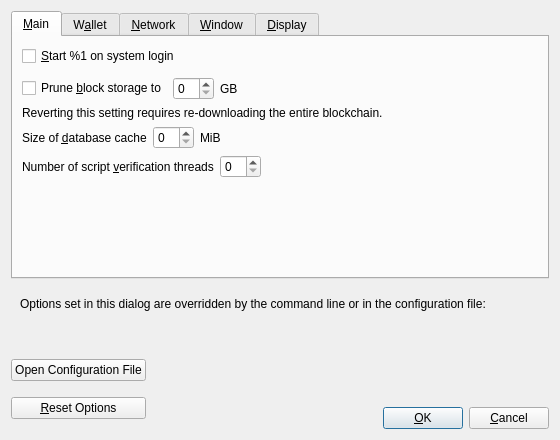
<?xml version="1.0" encoding="UTF-8"?>
<ui version="4.0">
 <class>OptionsDialog</class>
 <widget class="QDialog" name="OptionsDialog">
  <property name="geometry">
   <rect>
    <x>0</x>
    <y>0</y>
    <width>560</width>
    <height>440</height>
   </rect>
  </property>
  <property name="windowTitle">
   <string>Options</string>
  </property>
  <property name="modal">
   <bool>true</bool>
  </property>
  <layout class="QVBoxLayout" name="verticalLayout">
   <item>
    <widget class="QTabWidget" name="tabWidget">
     <property name="currentIndex">
      <number>0</number>
     </property>
     <widget class="QWidget" name="tabMain">
      <attribute name="title">
       <string>&amp;Main</string>
      </attribute>
      <layout class="QVBoxLayout" name="verticalLayout_Main">
       <item>
        <widget class="QCheckBox" name="bitcoinAtStartup">
         <property name="toolTip">
          <string>Automatically start %1 after logging in to the system.</string>
         </property>
         <property name="text">
          <string>&amp;Start %1 on system login</string>
         </property>
        </widget>
       </item>
       <item>
        <spacer name="horizontalSpacer_0_Main">
         <property name="orientation">
          <enum>Qt::Horizontal</enum>
         </property>
         <property name="sizeHint" stdset="0">
          <size>
           <width>40</width>
           <height>5</height>
          </size>
         </property>
        </spacer>
       </item>
       <item>
       <layout class="QHBoxLayout" name="horizontalLayout_Main_Prune">
        <item>
         <widget class="QCheckBox" name="prune">
          <property name="toolTip">
           <string>Disables some advanced features but all blocks will still be fully validated. Reverting this setting requires re-downloading the entire blockchain. Actual disk usage may be somewhat higher.</string>
          </property>
          <property name="text">
           <string>Prune &amp;block storage to</string>
          </property>
         </widget>
        </item>
        <item>
         <widget class="QSpinBox" name="pruneSize"/>
        </item>
         <item>
          <widget class="QLabel" name="pruneSizeUnitLabel">
           <property name="text">
            <string>GB</string>
           </property>
           <property name="textFormat">
            <enum>Qt::PlainText</enum>
           </property>
          </widget>
         </item>
         <item>
          <spacer name="horizontalSpacer_Main_Prune">
           <property name="orientation">
            <enum>Qt::Horizontal</enum>
           </property>
           <property name="sizeHint" stdset="0">
            <size>
             <width>40</width>
             <height>20</height>
            </size>
           </property>
          </spacer>
         </item>
        </layout>
       </item>
       <item>
        <widget class="QLabel" name="pruneWarning">
         <property name="text">
          <string>Reverting this setting requires re-downloading the entire blockchain.</string>
         </property>
         <property name="textFormat">
          <enum>Qt::PlainText</enum>
         </property>
        </widget>
       </item>
       <item>
        <layout class="QHBoxLayout" name="horizontalLayout_2_Main">
         <item>
          <widget class="QLabel" name="databaseCacheLabel">
           <property name="text">
            <string>Size of &amp;database cache</string>
           </property>
           <property name="textFormat">
            <enum>Qt::PlainText</enum>
           </property>
           <property name="buddy">
            <cstring>databaseCache</cstring>
           </property>
          </widget>
         </item>
         <item>
          <widget class="QSpinBox" name="databaseCache"/>
         </item>
         <item>
          <widget class="QLabel" name="databaseCacheUnitLabel">
           <property name="text">
            <string>MiB</string>
           </property>
           <property name="textFormat">
            <enum>Qt::PlainText</enum>
           </property>
          </widget>
         </item>
         <item>
          <spacer name="horizontalSpacer_2_Main">
           <property name="orientation">
            <enum>Qt::Horizontal</enum>
           </property>
           <property name="sizeHint" stdset="0">
            <size>
             <width>40</width>
             <height>20</height>
            </size>
           </property>
          </spacer>
         </item>
        </layout>
       </item>
       <item>
        <layout class="QHBoxLayout" name="horizontalLayout_Main_VerifyLabel">
         <item>
          <widget class="QLabel" name="threadsScriptVerifLabel">
           <property name="text">
            <string>Number of script &amp;verification threads</string>
           </property>
           <property name="textFormat">
            <enum>Qt::PlainText</enum>
           </property>
           <property name="buddy">
            <cstring>threadsScriptVerif</cstring>
           </property>
          </widget>
         </item>
         <item>
          <widget class="QSpinBox" name="threadsScriptVerif">
           <property name="toolTip">
            <string>(0 = auto, &lt;0 = leave that many cores free)</string>
           </property>
          </widget>
         </item>
         <item>
          <spacer name="horizontalSpacer_Main_Threads">
           <property name="orientation">
            <enum>Qt::Horizontal</enum>
           </property>
           <property name="sizeHint" stdset="0">
            <size>
             <width>40</width>
             <height>20</height>
            </size>
           </property>
          </spacer>
         </item>
        </layout>
       </item>
       <item>
        <spacer name="verticalSpacer_Main">
         <property name="orientation">
          <enum>Qt::Vertical</enum>
         </property>
         <property name="sizeHint" stdset="0">
          <size>
           <width>20</width>
           <height>40</height>
          </size>
         </property>
        </spacer>
       </item>
      </layout>
     </widget>
     <widget class="QWidget" name="tabWallet">
      <attribute name="title">
       <string>W&amp;allet</string>
      </attribute>
      <layout class="QVBoxLayout" name="verticalLayout_Wallet">
       <item>
        <widget class="QGroupBox" name="groupBox">
         <property name="title">
          <string>Expert</string>
         </property>
         <layout class="QVBoxLayout" name="verticalLayout_2">
          <item>
           <widget class="QCheckBox" name="coinControlFeatures">
            <property name="toolTip">
             <string>Whether to show coin control features or not.</string>
            </property>
            <property name="text">
             <string>Enable coin &amp;control features</string>
            </property>
           </widget>
          </item>
          <item>
           <widget class="QCheckBox" name="spendZeroConfChange">
            <property name="toolTip">
             <string>If you disable the spending of unconfirmed change, the change from a transaction cannot be used until that transaction has at least one confirmation. This also affects how your balance is computed.</string>
            </property>
            <property name="text">
             <string>&amp;Spend unconfirmed change</string>
            </property>
           </widget>
          </item>
         </layout>
        </widget>
       </item>
       <item>
        <spacer name="verticalSpacer_Wallet">
         <property name="orientation">
          <enum>Qt::Vertical</enum>
         </property>
         <property name="sizeHint" stdset="0">
          <size>
           <width>20</width>
           <height>40</height>
          </size>
         </property>
        </spacer>
       </item>
      </layout>
     </widget>
     <widget class="QWidget" name="tabNetwork">
      <attribute name="title">
       <string>&amp;Network</string>
      </attribute>
      <layout class="QVBoxLayout" name="verticalLayout_Network">
       <item>
        <widget class="QCheckBox" name="mapPortUpnp">
         <property name="toolTip">
          <string>Automatically open the Generalcoin client port on the router. This only works when your router supports UPnP and it is enabled.</string>
         </property>
         <property name="text">
          <string>Map port using &amp;UPnP</string>
         </property>
        </widget>
       </item>
       <item>
        <widget class="QCheckBox" name="allowIncoming">
         <property name="toolTip">
          <string>Accept connections from outside.</string>
         </property>
         <property name="text">
          <string>Allow incomin&amp;g connections</string>
         </property>
        </widget>
       </item>
       <item>
        <widget class="QCheckBox" name="connectSocks">
         <property name="toolTip">
          <string>Connect to the Generalcoin network through a SOCKS5 proxy.</string>
         </property>
         <property name="text">
          <string>&amp;Connect through SOCKS5 proxy (default proxy):</string>
         </property>
        </widget>
       </item>
       <item>
        <layout class="QHBoxLayout" name="horizontalLayout_1_Network">
         <item>
          <widget class="QLabel" name="proxyIpLabel">
           <property name="text">
            <string>Proxy &amp;IP:</string>
           </property>
           <property name="textFormat">
            <enum>Qt::PlainText</enum>
           </property>
           <property name="buddy">
            <cstring>proxyIp</cstring>
           </property>
          </widget>
         </item>
         <item>
          <widget class="QValidatedLineEdit" name="proxyIp">
           <property name="minimumSize">
            <size>
             <width>140</width>
             <height>0</height>
            </size>
           </property>
           <property name="maximumSize">
            <size>
             <width>140</width>
             <height>16777215</height>
            </size>
           </property>
           <property name="toolTip">
            <string>IP address of the proxy (e.g. IPv4: 127.0.0.1 / IPv6: ::1)</string>
           </property>
          </widget>
         </item>
         <item>
          <widget class="QLabel" name="proxyPortLabel">
           <property name="text">
            <string>&amp;Port:</string>
           </property>
           <property name="textFormat">
            <enum>Qt::PlainText</enum>
           </property>
           <property name="buddy">
            <cstring>proxyPort</cstring>
           </property>
          </widget>
         </item>
         <item>
          <widget class="QLineEdit" name="proxyPort">
           <property name="minimumSize">
            <size>
             <width>55</width>
             <height>0</height>
            </size>
           </property>
           <property name="maximumSize">
            <size>
             <width>55</width>
             <height>16777215</height>
            </size>
           </property>
           <property name="toolTip">
            <string>Port of the proxy (e.g. 9050)</string>
           </property>
          </widget>
         </item>
         <item>
          <spacer name="horizontalSpacer_1_Network">
           <property name="orientation">
            <enum>Qt::Horizontal</enum>
           </property>
           <property name="sizeHint" stdset="0">
            <size>
             <width>40</width>
             <height>20</height>
            </size>
           </property>
          </spacer>
         </item>
        </layout>
       </item>
       <item>
        <layout class="QHBoxLayout" name="horizontalLayout_2_Network">
         <item>
          <widget class="QLabel" name="proxyActiveNets">
           <property name="text">
            <string>Used for reaching peers via:</string>
           </property>
           <property name="textFormat">
            <enum>Qt::PlainText</enum>
           </property>
          </widget>
         </item>
         <item>
          <widget class="QCheckBox" name="proxyReachIPv4">
           <property name="enabled">
            <bool>false</bool>
           </property>
           <property name="toolTip">
            <string>Shows if the supplied default SOCKS5 proxy is used to reach peers via this network type.</string>
           </property>
           <property name="text">
            <string/>
           </property>
          </widget>
         </item>
         <item>
          <widget class="QLabel" name="proxyReachIPv4Label">
           <property name="text">
            <string>IPv4</string>
           </property>
           <property name="textFormat">
            <enum>Qt::PlainText</enum>
           </property>
          </widget>
         </item>
         <item>
          <widget class="QCheckBox" name="proxyReachIPv6">
           <property name="enabled">
            <bool>false</bool>
           </property>
           <property name="toolTip">
            <string>Shows if the supplied default SOCKS5 proxy is used to reach peers via this network type.</string>
           </property>
           <property name="text">
            <string/>
           </property>
          </widget>
         </item>
         <item>
          <widget class="QLabel" name="proxyReachIPv6Label">
           <property name="text">
            <string>IPv6</string>
           </property>
           <property name="textFormat">
            <enum>Qt::PlainText</enum>
           </property>
          </widget>
         </item>
         <item>
          <widget class="QCheckBox" name="proxyReachTor">
           <property name="enabled">
            <bool>false</bool>
           </property>
           <property name="toolTip">
            <string>Shows if the supplied default SOCKS5 proxy is used to reach peers via this network type.</string>
           </property>
           <property name="text">
            <string/>
           </property>
          </widget>
         </item>
         <item>
          <widget class="QLabel" name="proxyReachTorLabel">
           <property name="text">
            <string>Tor</string>
           </property>
           <property name="textFormat">
            <enum>Qt::PlainText</enum>
           </property>
          </widget>
         </item>
         <item>
          <spacer name="horizontalSpacer_2_Network">
           <property name="orientation">
            <enum>Qt::Horizontal</enum>
           </property>
           <property name="sizeHint" stdset="0">
            <size>
             <width>40</width>
             <height>20</height>
            </size>
           </property>
          </spacer>
         </item>
        </layout>
       </item>
       <item>
        <widget class="QCheckBox" name="connectSocksTor">
         <property name="toolTip">
          <string>Connect to the Generalcoin network through a separate SOCKS5 proxy for Tor hidden services.</string>
         </property>
         <property name="text">
          <string>Use separate SOCKS&amp;5 proxy to reach peers via Tor hidden services:</string>
         </property>
        </widget>
       </item>
       <item>
        <layout class="QHBoxLayout" name="horizontalLayout_3_Network">
         <item>
          <widget class="QLabel" name="proxyIpTorLabel">
           <property name="text">
            <string>Proxy &amp;IP:</string>
           </property>
           <property name="textFormat">
            <enum>Qt::PlainText</enum>
           </property>
           <property name="buddy">
            <cstring>proxyIpTor</cstring>
           </property>
          </widget>
         </item>
         <item>
          <widget class="QValidatedLineEdit" name="proxyIpTor">
           <property name="minimumSize">
            <size>
             <width>140</width>
             <height>0</height>
            </size>
           </property>
           <property name="maximumSize">
            <size>
             <width>140</width>
             <height>16777215</height>
            </size>
           </property>
           <property name="toolTip">
            <string>IP address of the proxy (e.g. IPv4: 127.0.0.1 / IPv6: ::1)</string>
           </property>
          </widget>
         </item>
         <item>
          <widget class="QLabel" name="proxyPortTorLabel">
           <property name="text">
            <string>&amp;Port:</string>
           </property>
           <property name="textFormat">
            <enum>Qt::PlainText</enum>
           </property>
           <property name="buddy">
            <cstring>proxyPortTor</cstring>
           </property>
          </widget>
         </item>
         <item>
          <widget class="QLineEdit" name="proxyPortTor">
           <property name="minimumSize">
            <size>
             <width>55</width>
             <height>0</height>
            </size>
           </property>
           <property name="maximumSize">
            <size>
             <width>55</width>
             <height>16777215</height>
            </size>
           </property>
           <property name="toolTip">
            <string>Port of the proxy (e.g. 9050)</string>
           </property>
          </widget>
         </item>
         <item>
          <spacer name="horizontalSpacer_4_Network">
           <property name="orientation">
            <enum>Qt::Horizontal</enum>
           </property>
           <property name="sizeHint" stdset="0">
            <size>
             <width>40</width>
             <height>20</height>
            </size>
           </property>
          </spacer>
         </item>
        </layout>
       </item>
       <item>
        <spacer name="verticalSpacer_Network">
         <property name="orientation">
          <enum>Qt::Vertical</enum>
         </property>
         <property name="sizeHint" stdset="0">
          <size>
           <width>20</width>
           <height>40</height>
          </size>
         </property>
        </spacer>
       </item>
      </layout>
     </widget>
     <widget class="QWidget" name="tabWindow">
      <attribute name="title">
       <string>&amp;Window</string>
      </attribute>
      <layout class="QVBoxLayout" name="verticalLayout_Window">
       <item>
        <widget class="QCheckBox" name="hideTrayIcon">
         <property name="toolTip">
          <string>Hide the icon from the system tray.</string>
         </property>
         <property name="text">
          <string>&amp;Hide tray icon</string>
         </property>
        </widget>
       </item>
       <item>
        <widget class="QCheckBox" name="minimizeToTray">
         <property name="toolTip">
          <string>Show only a tray icon after minimizing the window.</string>
         </property>
         <property name="text">
          <string>&amp;Minimize to the tray instead of the taskbar</string>
         </property>
        </widget>
       </item>
       <item>
        <widget class="QCheckBox" name="minimizeOnClose">
         <property name="toolTip">
          <string>Minimize instead of exit the application when the window is closed. When this option is enabled, the application will be closed only after selecting Exit in the menu.</string>
         </property>
         <property name="text">
          <string>M&amp;inimize on close</string>
         </property>
        </widget>
       </item>
       <item>
        <spacer name="verticalSpacer_Window">
         <property name="orientation">
          <enum>Qt::Vertical</enum>
         </property>
         <property name="sizeHint" stdset="0">
          <size>
           <width>20</width>
           <height>40</height>
          </size>
         </property>
        </spacer>
       </item>
      </layout>
     </widget>
     <widget class="QWidget" name="tabDisplay">
      <attribute name="title">
       <string>&amp;Display</string>
      </attribute>
      <layout class="QVBoxLayout" name="verticalLayout_Display">
       <item>
        <layout class="QHBoxLayout" name="horizontalLayout_1_Display">
         <item>
          <widget class="QLabel" name="langLabel">
           <property name="text">
            <string>User Interface &amp;language:</string>
           </property>
           <property name="textFormat">
            <enum>Qt::PlainText</enum>
           </property>
           <property name="buddy">
            <cstring>lang</cstring>
           </property>
          </widget>
         </item>
         <item>
          <widget class="QValueComboBox" name="lang">
           <property name="toolTip">
            <string>The user interface language can be set here. This setting will take effect after restarting %1.</string>
           </property>
          </widget>
         </item>
        </layout>
       </item>
       <item>
        <layout class="QHBoxLayout" name="horizontalLayout_2_Display">
         <item>
          <widget class="QLabel" name="unitLabel">
           <property name="text">
            <string>&amp;Unit to show amounts in:</string>
           </property>
           <property name="textFormat">
            <enum>Qt::PlainText</enum>
           </property>
           <property name="buddy">
            <cstring>unit</cstring>
           </property>
          </widget>
         </item>
         <item>
          <widget class="QValueComboBox" name="unit">
           <property name="toolTip">
            <string>Choose the default subdivision unit to show in the interface and when sending coins.</string>
           </property>
          </widget>
         </item>
        </layout>
       </item>
       <item>
        <layout class="QHBoxLayout" name="horizontalLayout_3_Display">
         <item>
          <widget class="QLabel" name="thirdPartyTxUrlsLabel">
           <property name="toolTip">
            <string>Third party URLs (e.g. a block explorer) that appear in the transactions tab as context menu items. %s in the URL is replaced by transaction hash. Multiple URLs are separated by vertical bar |.</string>
           </property>
           <property name="text">
            <string>&amp;Third party transaction URLs</string>
           </property>
           <property name="buddy">
            <cstring>thirdPartyTxUrls</cstring>
           </property>
          </widget>
         </item>
         <item>
          <widget class="QLineEdit" name="thirdPartyTxUrls">
           <property name="toolTip">
            <string>Third party URLs (e.g. a block explorer) that appear in the transactions tab as context menu items. %s in the URL is replaced by transaction hash. Multiple URLs are separated by vertical bar |.</string>
           </property>
          </widget>
         </item>
        </layout>
       </item>
       <item>
        <spacer name="verticalSpacer_Display">
         <property name="orientation">
          <enum>Qt::Vertical</enum>
         </property>
         <property name="sizeHint" stdset="0">
          <size>
           <width>20</width>
           <height>40</height>
          </size>
         </property>
        </spacer>
       </item>
      </layout>
     </widget>
    </widget>
   </item>
   <item>
    <widget class="QFrame" name="frame">
     <layout class="QVBoxLayout" name="verticalLayout_Bottom">
      <item>
       <layout class="QHBoxLayout" name="horizontalLayout_Bottom">
        <item>
         <widget class="QLabel" name="overriddenByCommandLineInfoLabel">
          <property name="text">
           <string>Options set in this dialog are overridden by the command line or in the configuration file:</string>
          </property>
          <property name="textFormat">
           <enum>Qt::PlainText</enum>
          </property>
         </widget>
        </item>
        <item>
         <spacer name="horizontalSpacer_Bottom">
          <property name="orientation">
           <enum>Qt::Horizontal</enum>
          </property>
          <property name="sizeHint" stdset="0">
           <size>
            <width>40</width>
            <height>20</height>
           </size>
          </property>
         </spacer>
        </item>
       </layout>
      </item>
      <item>
       <widget class="QLabel" name="overriddenByCommandLineLabel">
        <property name="text">
         <string/>
        </property>
        <property name="textFormat">
         <enum>Qt::PlainText</enum>
        </property>
        <property name="wordWrap">
         <bool>true</bool>
        </property>
       </widget>
      </item>
     </layout>
    </widget>
   </item>
   <item>
    <layout class="QHBoxLayout" name="horizontalLayout_Buttons">
     <item>
      <layout class="QVBoxLayout" name="verticalLayout_Buttons">
       <item>
        <widget class="QPushButton" name="openBitcoinConfButton">
         <property name="toolTip">
          <string>Open the %1 configuration file from the working directory.</string>
         </property>
         <property name="text">
          <string>Open Configuration File</string>
         </property>
         <property name="autoDefault">
          <bool>false</bool>
         </property>
        </widget>
       </item>
       <item>
        <widget class="QPushButton" name="resetButton">
         <property name="toolTip">
          <string>Reset all client options to default.</string>
         </property>
         <property name="text">
          <string>&amp;Reset Options</string>
         </property>
         <property name="autoDefault">
          <bool>false</bool>
         </property>
        </widget>
       </item>
      </layout>
     </item>
     <item>
      <spacer name="horizontalSpacer_1">
       <property name="orientation">
        <enum>Qt::Horizontal</enum>
       </property>
       <property name="sizeHint" stdset="0">
        <size>
         <width>40</width>
         <height>48</height>
        </size>
       </property>
      </spacer>
     </item>
     <item>
      <widget class="QLabel" name="statusLabel">
       <property name="minimumSize">
        <size>
         <width>200</width>
         <height>0</height>
        </size>
       </property>
       <property name="font">
        <font>
         <weight>75</weight>
         <bold>true</bold>
        </font>
       </property>
       <property name="text">
        <string/>
       </property>
       <property name="textFormat">
        <enum>Qt::PlainText</enum>
       </property>
       <property name="wordWrap">
        <bool>true</bool>
       </property>
      </widget>
     </item>
     <item>
      <spacer name="horizontalSpacer_2">
       <property name="orientation">
        <enum>Qt::Horizontal</enum>
       </property>
       <property name="sizeHint" stdset="0">
        <size>
         <width>40</width>
         <height>48</height>
        </size>
       </property>
      </spacer>
     </item>
     <item>
      <layout class="QVBoxLayout" name="verticalLayout_4">
       <item>
        <spacer name="verticalSpacer">
         <property name="orientation">
          <enum>Qt::Vertical</enum>
         </property>
         <property name="sizeHint" stdset="0">
          <size>
           <width>20</width>
           <height>40</height>
          </size>
         </property>
        </spacer>
       </item>
       <item>
        <layout class="QHBoxLayout" name="horizontalLayout">
         <item>
          <widget class="QPushButton" name="okButton">
           <property name="text">
            <string>&amp;OK</string>
           </property>
           <property name="autoDefault">
            <bool>false</bool>
           </property>
           <property name="default">
            <bool>true</bool>
           </property>
          </widget>
         </item>
         <item>
          <widget class="QPushButton" name="cancelButton">
           <property name="text">
            <string>&amp;Cancel</string>
           </property>
           <property name="autoDefault">
            <bool>false</bool>
           </property>
          </widget>
         </item>
        </layout>
       </item>
      </layout>
     </item>
    </layout>
   </item>
  </layout>
 </widget>
 <customwidgets>
  <customwidget>
   <class>QValidatedLineEdit</class>
   <extends>QLineEdit</extends>
   <header>qt/qvalidatedlineedit.h</header>
  </customwidget>
  <customwidget>
   <class>QValueComboBox</class>
   <extends>QComboBox</extends>
   <header>qt/qvaluecombobox.h</header>
  </customwidget>
 </customwidgets>
 <resources/>
 <connections/>
</ui>
